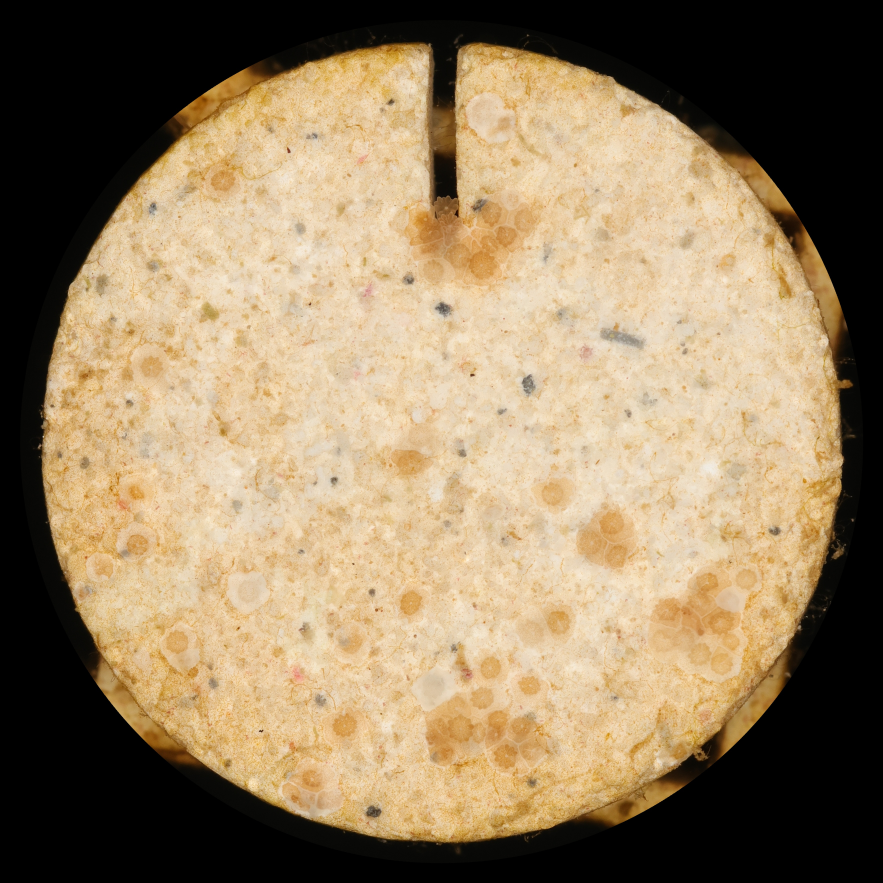
#> input picture images/32_T2_6_timepoint0.JPG, 3532 x 3532 px (shown at 1/4 size); its folder holds 4 pictures in this run
$ python houghcircles.py
#> lines starting #> are read from the running program, lines starting #| are printed output that depends on the picture
### src/utils/utils.py
"""
    Contains useful functions can constants to save and load data
    into different files.

    NOTE: DON'T using get_dataset(), and get_dataset_labeled(), as they are buggy.
          Instead us get_imgs_from_src(), which uses relative paths.

    @Author Reece Kim
"""

import os
import cv2
import numpy as np
import copy


# Spawn sizes (in pixels)

MAX_DIMS_TIMEPOINT0 = (110, 125) # Minor and major axes
MAX_DIMS_TIMEPOINT1 = (170, 215) # Minor and major axes

MIN_DIMS_TIMEPOINT0 = (50, 60) # Minor and major axes
MIN_DIMS_TIMEPOINT1 = (70, 85) # Minor and major axes

MAX_AREA_TIMEPOINT0 = 10800
MAX_AREA_TIMEPOINT1 = 28706

MIN_AREA_TIMEPOINT0 = 2356
MIN_AREA_TIMEPOINT1 = 4674

# Directory constant
ROOT_DIR = os.path.dirname(os.path.abspath(''))

# Just use the one that uses your own relative path
# [30 lines left out: functions get_dataset, get_dataset_labeled, not called in this run]

def get_imgs_from_src(dir_path: str, cv2_enum: int) -> dict[str, np.ndarray]:
    """
    Gets all imgs from a file that are in the directory path.

    dir_name: The name of the directory relative to your cwd

    cv2_enum: The kind of images you want, (e.g. cv2.IMREAD_GRAYSCALE) for
              gray-scale images.

    :return: A dictionary of the manually labled  sample images { <filename> : <numpy img array> }
    """

    valid_extensions = [".jpg", ".jpeg", ".png", ".bmp", ".gif", ".svg", ".ppm", ".pgm", ".pbm"]
    filenames = os.listdir(os.path.join(os.getcwd(), dir_path))

    imgs = []

    for filename in filenames:
        file_path = os.path.join(os.getcwd(), f"{dir_path}/{filename}")
        if os.path.isfile(file_path) and os.path.splitext(filename)[1].lower() in valid_extensions:
            try:
                imgs.append(cv2.imread(file_path, cv2_enum))
            except Exception as e:
                print(f"Error opening {filename}: {e}")

    return dict(zip(filenames, imgs))

# [85 lines left out: functions save_imgs_to_src_file, create_hstacks, not called in this run]

### src/feature_detection/houghcircles/houghcircles.py
import glob
import os
import numpy as np
import cv2 as cv
from src.utils import utils

class Image:
    img = None
    name = ''

    def __init__(self,name):
#> called with name = 'images/32_T2_6_timepoint0.JPG'
        self.name = name[7:]
        self.img = cv.imread(name)
#> self.img is the input picture: shape (3532, 3532, 3); mean B, G, R 97.7, 127.9, 148.3

images = [Image(file) for file in glob.glob("images/*.JPG")]
#> call 2 of __init__, with name = 'images/32_T2_6_timepoint1.JPG'
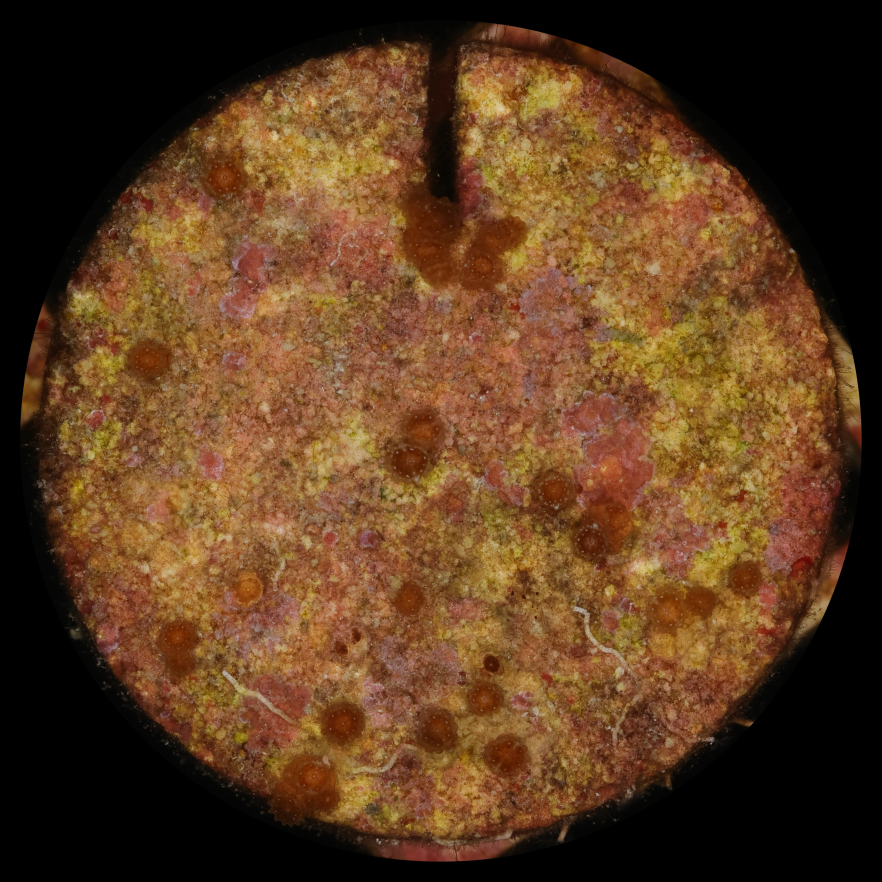
#> input picture images/32_T2_6_timepoint1.JPG, 3526 x 3526 px (shown at 1/4 size)
#> in __init__, self.img is the input picture: shape (3526, 3526, 3); mean B, G, R 31.9, 59.6, 91.8
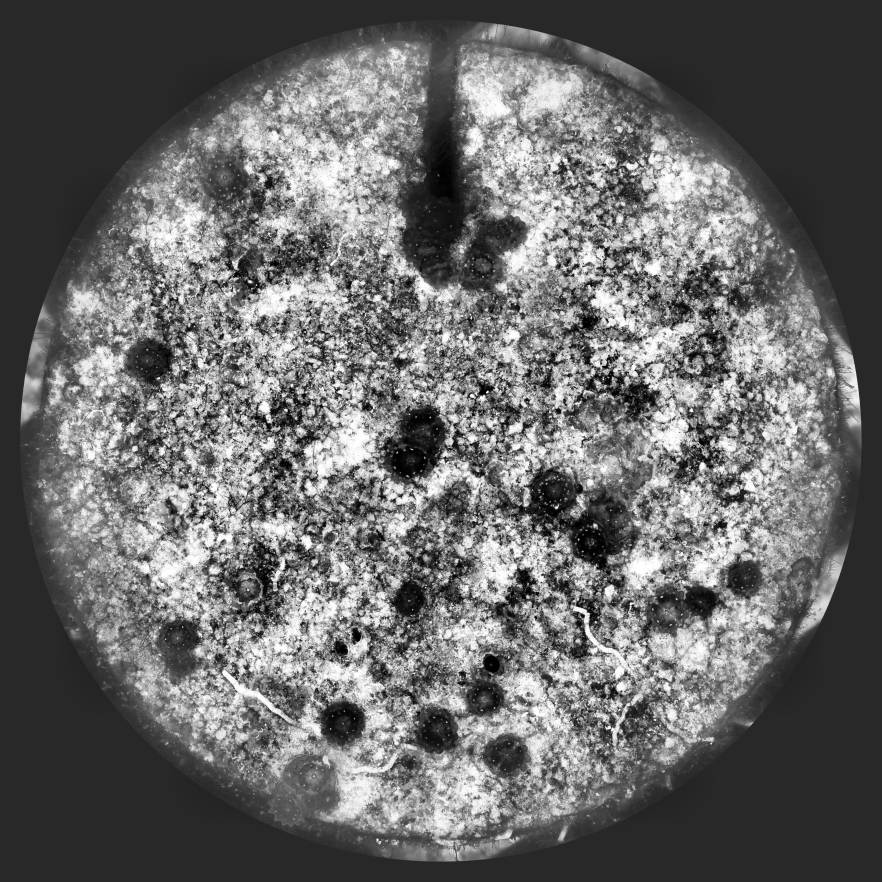
#> input picture images/32_T2_6_timepoint1_clahe_cl40_tgs8x8.JPG, 3526 x 3526 px (shown at 1/4 size)
#> in __init__, self.img is the input picture: shape (3526, 3526, 3); min 0, max 255, mean 105
#> call 4 of __init__, with name = 'images/32_T2_6_timepoint1_equalized.JPG'
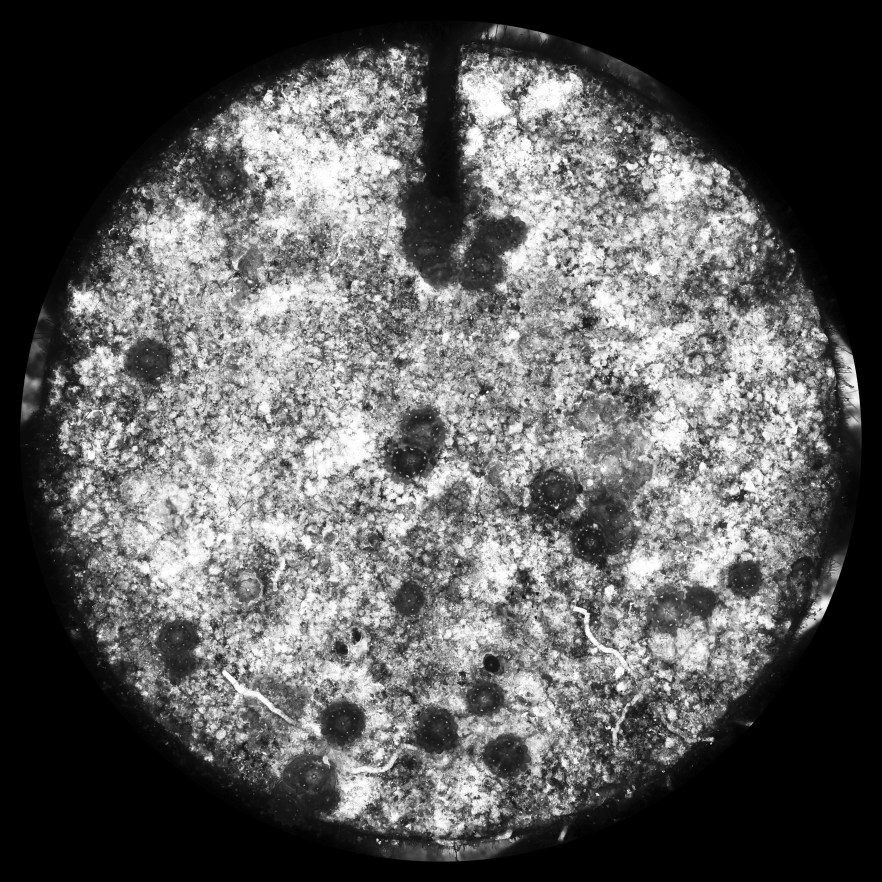
#> input picture images/32_T2_6_timepoint1_equalized.JPG, 3526 x 3526 px (shown at 1/4 size)
#> in __init__, self.img is the input picture: shape (3526, 3526, 3); min 0, max 255, mean 92.2

def save_my_img(frame_count, img):
    path = 'C:\Projects\CS136-TermProject-CoralBabies\houghcircles'
    name = f'\{frame_count}'
    print(path + name)
    cv.imwrite(path + name, img)

for image in images:
    gray = cv.cvtColor(image.img, cv.COLOR_BGR2GRAY)
    gray = cv.medianBlur(gray, 5)

    rows = gray.shape[0]
    circles = cv.HoughCircles(gray, cv.HOUGH_GRADIENT, 1, rows / 8, param1=50, param2=30, minRadius=1, maxRadius=30)

    if circles is not None:
        circles = np.uint16(np.around(circles))
        for i in circles[0, :]:
            center = (i[0], i[1])
            # circle center
            cv.circle(image.img, center, 1, (0, 100, 100), 3)
            # circle outline
            radius = i[2]
            cv.circle(image.img, center, radius, (255, 0, 255), 3)

    save_my_img(image.name, image.img)
#> this loop made 4 passes
#> pass 1, `gray = cv.cvtColor(image.img, cv.COLOR_BGR2GRAY)`:
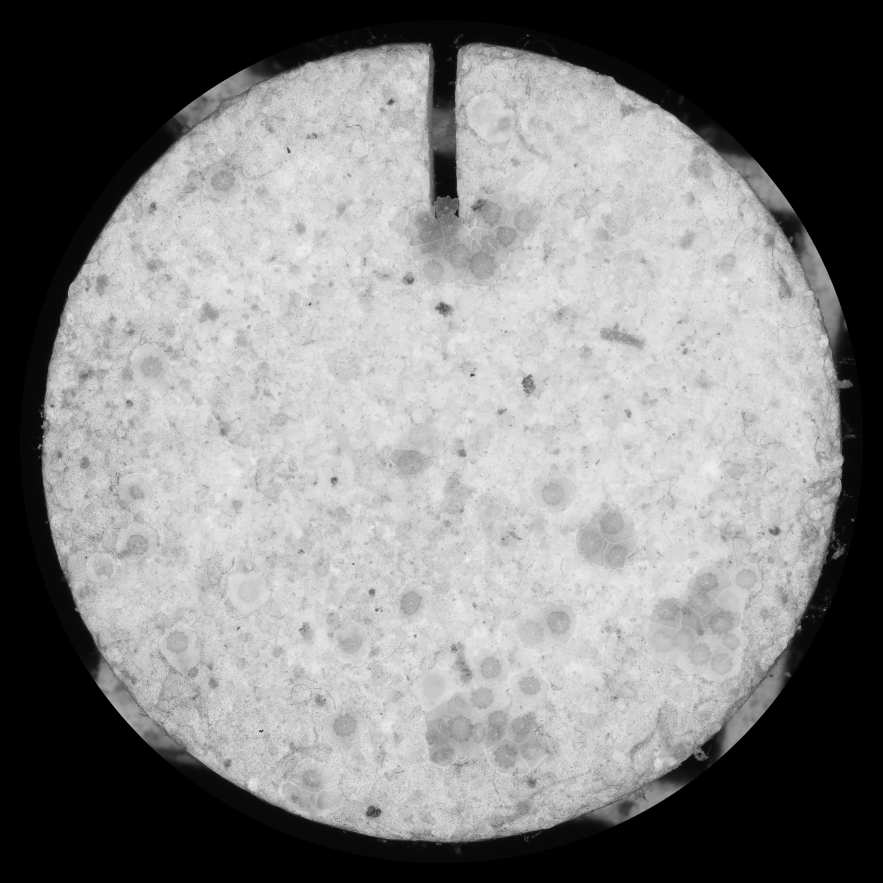
#> gray: shape (3532, 3532) (shown at 1/4 size); min 0, max 246, mean 130.6
#> pass 2, `gray = cv.cvtColor(image.img, cv.COLOR_BGR2GRAY)`:
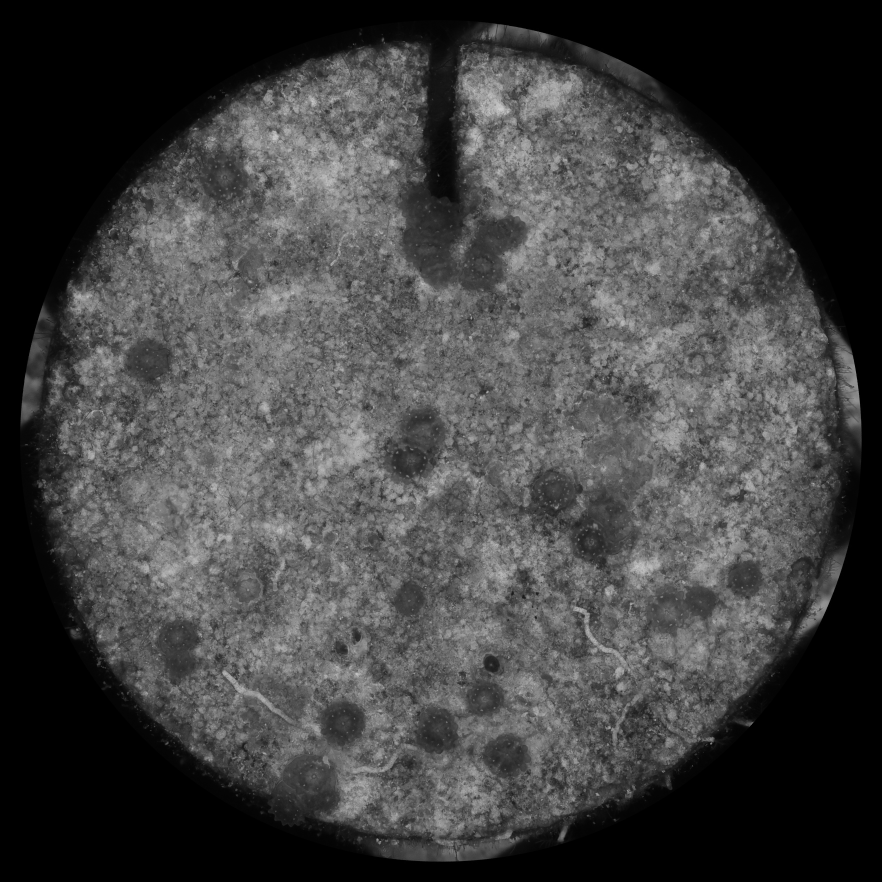
#> gray: shape (3526, 3526) (shown at 1/4 size); min 0, max 237, mean 66.1

# According to utils
MAX_RADIUS = 112 # Max diameter is 215
MIN_RADIUS = 20  # Min diameter is 50


def apply_hough_circles(dataset):
    new_dataset = dict()
    for name, img in dataset.items():
        gray = cv.cvtColor(img, cv.COLOR_BGR2GRAY)
        print('\nComputing circles . . .\n')
        circles = cv.HoughCircles(gray,
                                  cv.HOUGH_GRADIENT,
                                  dp=1,
                                  minDist=MIN_RADIUS * 2,
                                  param1=50, # Canny threshold
                                  param2=30, # Votes needed
                                  minRadius=MIN_RADIUS,
                                  maxRadius=MAX_RADIUS
                                  )
        split_name = os.path.splitext(name)
        new_dataset[f'{split_name[0]}_circles{split_name[1]}'] = draw_circles(circles, img)
    return new_dataset


def draw_circles(circles, img) -> np.ndarray:
    if circles is not None:
        circles = np.uint16(np.around(circles))
        for i in circles[0, :]:
            center = (i[0], i[1])
            # circle center
            cv.circle(img, center, 1, (0, 100, 100), 3)
            # circle outline
            radius = i[2]
            cv.circle(img, center, radius, (255, 0, 255), 3)
    return img

print("Process complete!")


if __name__ == '__main__':

    # Load dataset
    #dataset_he = utils.get_imgs_from_src('../../contrast/histogram_equalization', cv.IMREAD_COLOR)
    #dataset_clahe = utils.get_imgs_from_src('../../contrast/clahe', cv.IMREAD_COLOR)
    #dataset_tahe = utils.get_imgs_from_src('../../contrast/tahe', cv.IMREAD_COLOR)
    dataset_tahe_nonoise = utils.get_imgs_from_src('../../contrast/tahe/nonoise', cv.IMREAD_COLOR)
#> (the run stopped early here; a loop or call above may not have finished)
